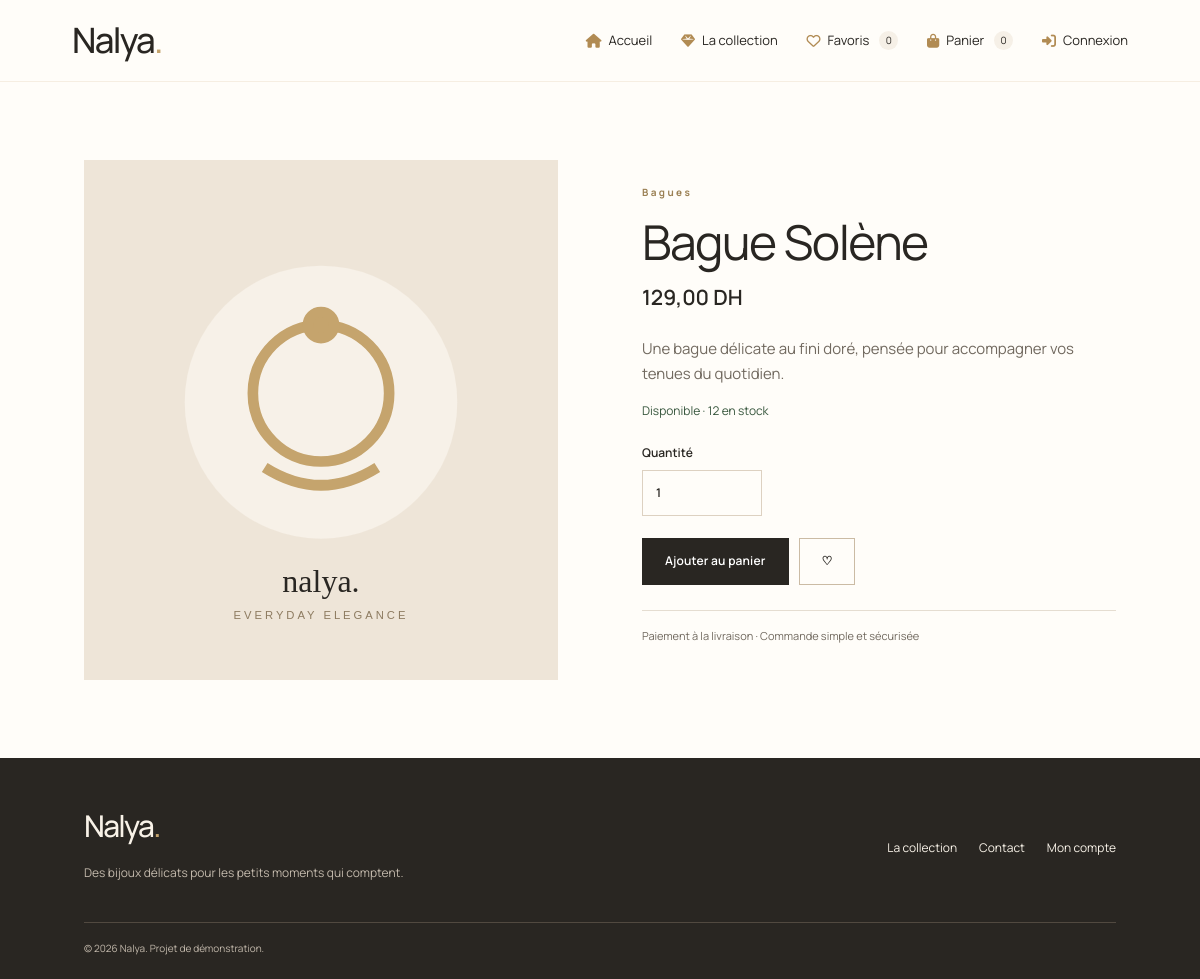
Screenshot of /product-details.php?id=1 with the database file from the repository.
### tables this page shows
CREATE TABLE products (
  id INT UNSIGNED AUTO_INCREMENT PRIMARY KEY,
  category_id INT UNSIGNED NOT NULL,
  name VARCHAR(160) NOT NULL,
  description TEXT NULL,
  price DECIMAL(10,2) NOT NULL DEFAULT 0.00,
  stock INT UNSIGNED NOT NULL DEFAULT 0,
  image VARCHAR(255) NULL,
  is_active TINYINT(1) NOT NULL DEFAULT 1,
  created_at TIMESTAMP NOT NULL DEFAULT CURRENT_TIMESTAMP,
  updated_at TIMESTAMP NOT NULL DEFAULT CURRENT_TIMESTAMP ON UPDATE CURRENT_TIMESTAMP,
  CONSTRAINT fk_products_category FOREIGN KEY(category_id) REFERENCES categories(id) ON UPDATE CASCADE ON DELETE RESTRICT,
  INDEX idx_products_active (is_active),
  INDEX idx_products_name (name)
);

CREATE TABLE categories (
  id INT UNSIGNED AUTO_INCREMENT PRIMARY KEY,
  name VARCHAR(100) NOT NULL UNIQUE,
  created_at TIMESTAMP NOT NULL DEFAULT CURRENT_TIMESTAMP
);

### includes/functions.php (called while the page is built, shortened)
<?php
function e(mixed $value): string {
    return htmlspecialchars((string)$value, ENT_QUOTES, 'UTF-8');
}
function money(mixed $amount): string {
    return number_format((float)$amount, 2, ',', ' ') . ' DH';
}
function image_url(?string $path): string {
    return $path;
}

### product-details.php (the view, shortened to what this page needs)
<?php
require __DIR__ . '/config/database.php';
require __DIR__ . '/includes/functions.php';
$id = filter_input(INPUT_GET, 'id', FILTER_VALIDATE_INT);
$stmt = $pdo->prepare("SELECT p.*, c.name AS category_name FROM products p LEFT JOIN categories c ON c.id=p.category_id WHERE p.id=? AND p.is_active=1");
$stmt->execute([$id ?: 0]); $product = $stmt->fetch();
require __DIR__ . '/includes/header.php';
?>
<section class="section detail-layout">
  <div class="detail-image"><img src="<?= e(image_url($product['image'])) ?>" alt="<?= e($product['name']) ?>"></div>
  <div class="detail-copy"><p class="eyebrow"><?= e($product['category_name'] ?? 'COLLECTION NALYA') ?></p><h1><?= e($product['name']) ?></h1><p class="detail-price"><?= money($product['price']) ?></p><p><?= nl2br(e($product['description'])) ?></p>
    <p class="<?= $product['stock'] > 0 ? 'stock-ok' : 'stock-out' ?>"><?= $product['stock'] > 0 ? 'Disponible · '.$product['stock'].' en stock' : 'Actuellement indisponible' ?></p>
    <?php if ((int)$product['stock'] > 0): ?><label class="quantity-label">Quantité<input id="detail-quantity" type="number" min="1" max="<?= (int)$product['stock'] ?>" value="1"></label><?php endif; ?>
    <div class="detail-actions"><button class="btn btn-dark" <?= $product['stock'] < 1 ? 'disabled' : '' ?> data-add-cart="<?= (int)$product['id'] ?>" data-name="<?= e($product['name']) ?>" data-price="<?= e($product['price']) ?>" data-stock="<?= (int)$product['stock'] ?>" data-image="<?= e(image_url($product['image'])) ?>" data-use-quantity="detail-quantity">Ajouter au panier</button><button class="btn btn-outline" data-favorite="<?= (int)$product['id'] ?>">♡ Favoris</button></div>
    <p class="detail-note">Paiement à la livraison · Commande simple et sécurisée</p>
  </div>
</section>
<?php require __DIR__ . '/includes/footer.php'; ?>

### assets/css/style.css (style rules this page uses)
:root { --ivory: #f6f0e7; --gold: #c5a46d; --charcoal: #292622; --white: #ffffff; --beige: #eee5d8; --muted: #77716a; --border: #e5ddd1; --line: #e5ddd1; --success: #38573e; --danger: #a33a32; --shadow: 0 12px 35px rgba(41, 38, 34, 0.08); }
* { box-sizing:border-box }
html { scroll-behavior:smooth }
body { margin:0;background:#fffdf9;color:var(--charcoal);font-family:'Manrope',Arial,sans-serif;font-size:15px;line-height:1.65 }
button,input,select,textarea { font:inherit }
button { cursor:pointer }
img { max-width:100%;display:block }
.eyebrow { font-size:10px;letter-spacing:2.4px;font-weight:700;color:#9b8054;margin:0 0 14px }
.hero h1,.page-banner h1,.detail-copy h1,.auth-card h1,.confirmation h1 { font-family:'Manrope',Georgia,serif;font-weight:400;font-size:clamp(42px,5vw,67px);line-height:1.12;letter-spacing:-1.5px;margin:0 0 22px }
.btn { display:inline-flex;justify-content:center;align-items:center;gap:20px;min-height:47px;padding:12px 22px;border:1px solid transparent;font-size:12px;font-weight:600;letter-spacing:.15px;transition:transform .2s,background .2s,border .2s }
.btn-dark { background:var(--charcoal);color:white }
.btn-outline { background:transparent;border-color:#cbbba4;color:var(--charcoal) }
.section { padding:78px clamp(20px,7vw,100px) }
.filters label,.form-stack label,.quantity-label { display:flex;flex-direction:column;gap:7px;font-size:12px;font-weight:600 }
.filters input,.filters select,.form-stack input,.form-stack textarea,.form-stack select,.quantity-label input,.inline-form input,.status-form select { width:100%;border:1px solid #ddd1c1;background:#fffdf9;padding:12px 13px;min-height:44px;border-radius:0;color:var(--charcoal);outline:none }
.detail-layout { display:grid;grid-template-columns:1fr 1fr;gap:clamp(30px,7vw,100px);align-items:center }
.detail-image { background:var(--ivory);min-height:500px }
.detail-image img { width:100%;height:520px;object-fit:cover }
.detail-copy { max-width:480px }
.detail-copy h1 { font-size:48px;margin-bottom:12px }
.detail-price { font-size:21px;font-weight:600;margin:0 0 22px }
.detail-copy>p:not(.eyebrow):not(.detail-price) { color:#71695f }
.stock-ok { color:var(--success)!important;font-size:12px }
.quantity-label { max-width:120px;margin:22px 0 }
.detail-actions { display:flex;gap:10px;flex-wrap:wrap }
.detail-note { font-size:11px;border-top:1px solid var(--line);margin-top:25px;padding-top:16px }
html, body, button, input, select, textarea { font-family: 'Manrope', Arial, sans-serif; }

### rows the page displays
products: image (placeholder picture), category.name "Bagues", name "Bague Solène", price "129,00 DH", description "Une bague délicate au fini doré, pensée pour accompagner vos tenues du quotidien.", stock "12"
